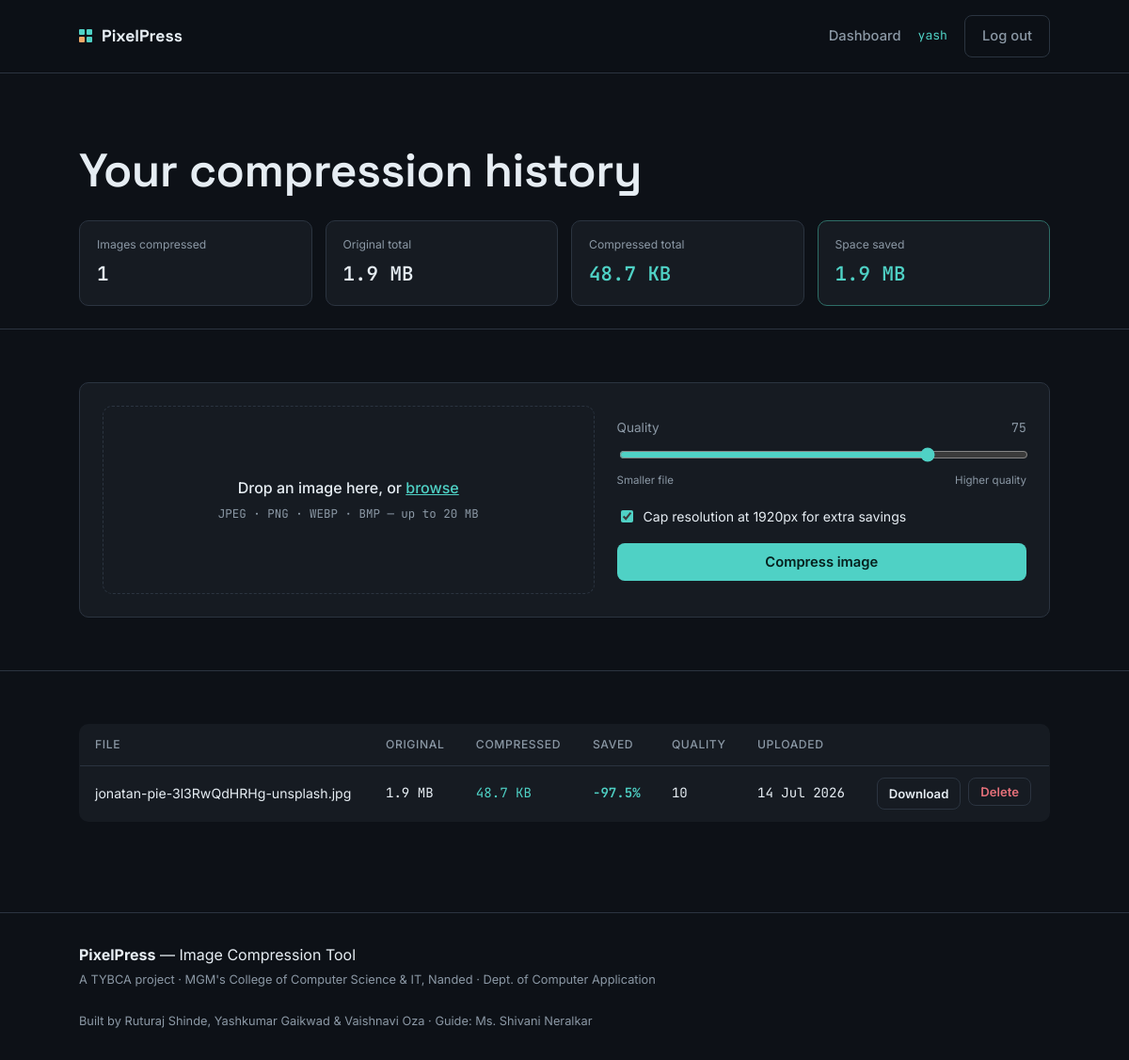
Page /dashboard (signed in) on the committed database.
### app.py (models this page shows, shortened)
class User(UserMixin, db.Model):
    id = db.Column(db.Integer, primary_key=True)
    username = db.Column(db.String(80), unique=True, nullable=False)
    email = db.Column(db.String(150), unique=True, nullable=False)
    password_hash = db.Column(db.String(255), nullable=False)
    created_at = db.Column(db.DateTime, default=datetime.utcnow)
    images = db.relationship(
        "ImageRecord", backref="owner", lazy=True, cascade="all, delete-orphan"
    )

class ImageRecord(db.Model):
    id = db.Column(db.Integer, primary_key=True)
    user_id = db.Column(db.Integer, db.ForeignKey("user.id"), nullable=False)
    original_filename = db.Column(db.String(255), nullable=False)
    stored_filename = db.Column(db.String(255), nullable=False)
    original_size = db.Column(db.Integer, nullable=False)   # bytes
    compressed_size = db.Column(db.Integer, nullable=False)  # bytes
    quality = db.Column(db.Integer, nullable=False)
    image_format = db.Column(db.String(10), nullable=False)
    uploaded_at = db.Column(db.DateTime, default=datetime.utcnow)
    @property
    def percent_saved(self):
        if self.original_size == 0:
            return 0
        return round((1 - (self.compressed_size / self.original_size)) * 100, 1)

### app.py (the view)
@app.route("/dashboard")
@login_required
def dashboard():
    images = (
        ImageRecord.query.filter_by(user_id=current_user.id)
        .order_by(ImageRecord.uploaded_at.desc())
        .all()
    )
    total_original = sum(i.original_size for i in images)
    total_compressed = sum(i.compressed_size for i in images)
    total_saved = total_original - total_compressed
    return render_template(
        "dashboard.html",
        images=images,
        total_original=total_original,
        total_compressed=total_compressed,
        total_saved=total_saved,
    )

### app.py (called while the page is built)
@login_manager.user_loader
def load_user(user_id):
    return db.session.get(User, int(user_id))

def human_size(num_bytes):
    for unit in ["B", "KB", "MB", "GB"]:
        if num_bytes < 1024:
            return f"{num_bytes:.1f} {unit}" if unit != "B" else f"{int(num_bytes)} {unit}"
        num_bytes /= 1024
    return f"{num_bytes:.1f} TB"

### templates/dashboard.html (shortened to what this page needs)
{% extends "base.html" %}
{% block content %}
<section class="section dashboard-head">
  <div class="wrap">
    <h1>Your compression history</h1>
    <div class="summary-row">
      <div class="summary-card">
        <span class="summary-label">Images compressed</span>
        <span class="summary-value mono">{{ images|length }}</span>
      </div>
      <div class="summary-card">
        <span class="summary-label">Original total</span>
        <span class="summary-value mono">{{ total_original|human_size }}</span>
      </div>
      <div class="summary-card">
        <span class="summary-label">Compressed total</span>
        <span class="summary-value mono accent">{{ total_compressed|human_size }}</span>
      </div>
      <div class="summary-card summary-card-highlight">
        <span class="summary-label">Space saved</span>
        <span class="summary-value mono accent">{{ total_saved|human_size }}</span>
      </div>
    </div>
  </div>
</section>
<section class="section">
  <div class="wrap">
    <form class="upload-card" method="POST" action="{{ url_for('upload') }}" enctype="multipart/form-data" id="uploadForm">
      <div class="dropzone" id="dropzone">
        <div class="dropzone-copy">
          <p class="dropzone-title">Drop an image here, or <span class="link-text">browse</span></p>
          <p class="dropzone-hint mono" id="fileName">JPEG · PNG · WEBP · BMP — up to 20 MB</p>
        </div>
      </div>
      <div class="upload-controls">
        <div class="control">
          <label for="quality">Quality <span class="mono" id="qualityValue">75</span></label>
          <input type="range" id="quality" name="quality" min="10" max="95" value="75">
          <div class="range-labels"><span>Smaller file</span><span>Higher quality</span></div>
        </div>
        <label class="checkbox-row">
          <input type="checkbox" name="shrink_large" checked>
          Cap resolution at 1920px for extra savings
        </label>
        <button type="submit" class="btn btn-primary btn-block" id="uploadBtn">Compress image</button>
      </div>
    </form>
  </div>
</section>
<section class="section">
  <div class="wrap">
    {% if images %}
      <table class="history-table">
        <thead>
          <tr>
            <th>File</th>
            <th>Original</th>
            <th>Compressed</th>
            <th>Saved</th>
            <th>Quality</th>
            <th>Uploaded</th>
            <th></th>
          </tr>
        </thead>
        <tbody>
          {% for img in images %}
          <tr>
            <td class="filename-cell">{{ img.original_filename }}</td>
            <td class="mono">{{ img.original_size|human_size }}</td>
            <td class="mono accent">{{ img.compressed_size|human_size }}</td>
            <td class="mono saved-cell">−{{ img.percent_saved }}%</td>
            <td class="mono">{{ img.quality }}</td>
            <td class="mono">{{ img.uploaded_at.strftime('%d %b %Y') }}</td>
            <td class="row-actions">
              <a href="{{ url_for('download', image_id=img.id) }}" class="btn btn-ghost btn-sm">Download</a>
              <form method="POST" action="{{ url_for('delete', image_id=img.id) }}" onsubmit="return confirm('Delete this image?');">
                <button type="submit" class="btn btn-ghost btn-sm btn-danger">Delete</button>
              </form>
            </td>
          </tr>
          {% endfor %}
        </tbody>
      </table>
    {% else %}
      <div class="empty-state">
        <p>Nothing compressed yet. Upload your first image above to see it here.</p>
      </div>
    {% endif %}
  </div>
</section>
{% endblock %}

### templates/base.html (shortened to what this page needs)
<!DOCTYPE html>
<html lang="en">
<head>
<link rel="stylesheet" href="{{ url_for('static', filename='css/style.css') }}">
</head>
<body>
<header class="site-header">
  <div class="wrap header-inner">
    <a class="brand" href="{{ url_for('index') }}">
      <span class="brand-mark" aria-hidden="true">
        <span></span><span></span><span></span><span></span>
      </span>
      PixelPress
    </a>
    <nav class="main-nav">
      {% if current_user.is_authenticated %}
        <a href="{{ url_for('dashboard') }}">Dashboard</a>
        <span class="nav-user">{{ current_user.username }}</span>
        <a href="{{ url_for('logout') }}" class="btn btn-ghost">Log out</a>
      {% else %}
        <a href="{{ url_for('login') }}">Log in</a>
        <a href="{{ url_for('register') }}" class="btn btn-primary">Get started</a>
      {% endif %}
    </nav>
  </div>
</header>
<main>
  {% block content %}{% endblock %}
</main>
<footer class="site-footer">
  <div class="wrap footer-inner">
    <div>
      <strong>PixelPress</strong> — Image Compression Tool
      <p class="footer-note">A TYBCA project · MGM's College of Computer Science &amp; IT, Nanded · Dept. of Computer Application</p>
    </div>
    <div class="footer-note footer-team">
      Built by Ruturaj Shinde, Yashkumar Gaikwad &amp; Vaishnavi Oza · Guide: Ms. Shivani Neralkar
    </div>
  </div>
</footer>
</body>
</html>

### rows in the picture
User: username "yash"
ImageRecord: original_filename "jonatan-pie-3l3RwQdHRHg-unsplash.jpg", original_size|human_size "1.9 MB", compressed_size|human_size "48.7 KB", percent_saved "97.5", quality "10", uploaded_at "14 Jul 2026"

### other values in the picture
{{ images|length }} "1"
{{ total_original|human_size }} "1.9 MB"
{{ total_compressed|human_size }} "48.7 KB"
{{ total_saved|human_size }} "1.9 MB"
